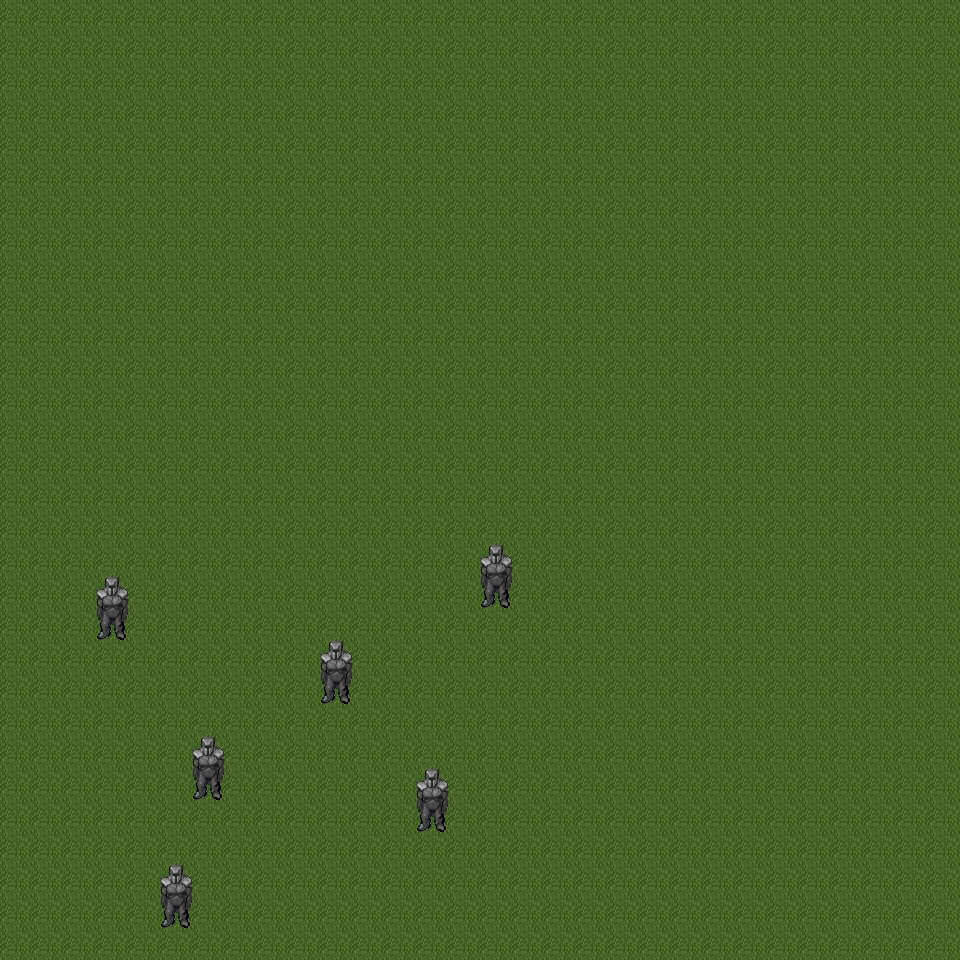

The image is a tile-based game level rendered from a .tmx file. Its description and source (layers, tilesets, objects; grid data summarised) follow:
An orthogonal 30x30 tile map with 32x32 px tiles, 6 tile layers (ground1, ground2, structures1, structures2, ...).

<map version="1.0" orientation="orthogonal" renderorder="right-down" width="30" height="30" tilewidth="32" tileheight="32" nextobjectid="1">
 <tileset firstgid="1" name="montanhas" tilewidth="32" tileheight="32" tilecount="256" columns="16">
  <image source="../textures/mountain_landscape.png" width="512" height="512" />
 </tileset>
 <layer name="ground1" width="30" height="30">
  <data>[900 cells, 900 non-empty, 1 distinct tile ids]</data>
 </layer>
 <layer name="ground2" width="30" height="30">
  <data>[900 cells, 0 non-empty, 0 distinct tile ids]</data>
 </layer>
 <layer name="structures1" width="30" height="30">
  <data>[900 cells, 12 non-empty, 2 distinct tile ids]</data>
 </layer>
 <layer name="structures2" width="30" height="30">
  <data>[900 cells, 0 non-empty, 0 distinct tile ids]</data>
 </layer>
 <layer name="overplayer1" width="30" height="30">
  <data>[900 cells, 0 non-empty, 0 distinct tile ids]</data>
 </layer>
 <layer name="overplayer2" width="30" height="30">
  <data>[900 cells, 0 non-empty, 0 distinct tile ids]</data>
 </layer>
</map>